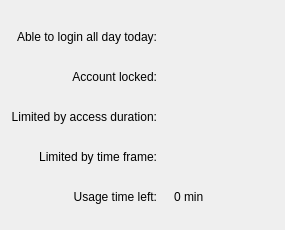
<?xml version="1.0" encoding="UTF-8"?>
<ui version="4.0">
 <class>Form</class>
 <widget class="QWidget" name="Form">
  <property name="geometry">
   <rect>
    <x>0</x>
    <y>0</y>
    <width>270</width>
    <height>230</height>
   </rect>
  </property>
  <property name="windowTitle">
   <string>Form</string>
  </property>
  <layout class="QGridLayout" name="gridLayout">
   <item row="0" column="0">
    <spacer name="verticalSpacer_2">
     <property name="orientation">
      <enum>Qt::Vertical</enum>
     </property>
     <property name="sizeType">
      <enum>QSizePolicy::Fixed</enum>
     </property>
     <property name="sizeHint" stdset="0">
      <size>
       <width>10</width>
       <height>14</height>
      </size>
     </property>
    </spacer>
   </item>
   <item row="1" column="0">
    <widget class="QLabel" name="lbAllDayLogin">
     <property name="minimumSize">
      <size>
       <width>0</width>
       <height>24</height>
      </size>
     </property>
     <property name="layoutDirection">
      <enum>Qt::RightToLeft</enum>
     </property>
     <property name="frameShape">
      <enum>QFrame::NoFrame</enum>
     </property>
     <property name="text">
      <string>Able to login all day today:</string>
     </property>
     <property name="alignment">
      <set>Qt::AlignRight|Qt::AlignTrailing|Qt::AlignVCenter</set>
     </property>
    </widget>
   </item>
   <item row="1" column="2">
    <widget class="KLed" name="ldAllDayLoginStatus"/>
   </item>
   <item row="4" column="0">
    <widget class="QLabel" name="lbLock">
     <property name="minimumSize">
      <size>
       <width>0</width>
       <height>24</height>
      </size>
     </property>
     <property name="layoutDirection">
      <enum>Qt::RightToLeft</enum>
     </property>
     <property name="text">
      <string>Account locked:</string>
     </property>
     <property name="alignment">
      <set>Qt::AlignRight|Qt::AlignTrailing|Qt::AlignVCenter</set>
     </property>
    </widget>
   </item>
   <item row="4" column="2">
    <widget class="KLed" name="ldLockStatus"/>
   </item>
   <item row="6" column="0">
    <widget class="QLabel" name="lbBound">
     <property name="minimumSize">
      <size>
       <width>0</width>
       <height>24</height>
      </size>
     </property>
     <property name="layoutDirection">
      <enum>Qt::RightToLeft</enum>
     </property>
     <property name="text">
      <string>Limited by access duration:</string>
     </property>
     <property name="alignment">
      <set>Qt::AlignRight|Qt::AlignTrailing|Qt::AlignVCenter</set>
     </property>
    </widget>
   </item>
   <item row="6" column="2">
    <widget class="KLed" name="ldLimitStatus">
     <property name="state">
      <enum>KLed::On</enum>
     </property>
    </widget>
   </item>
   <item row="8" column="0">
    <widget class="QLabel" name="lbLimit">
     <property name="minimumSize">
      <size>
       <width>0</width>
       <height>24</height>
      </size>
     </property>
     <property name="layoutDirection">
      <enum>Qt::RightToLeft</enum>
     </property>
     <property name="text">
      <string>Limited by time frame:</string>
     </property>
     <property name="alignment">
      <set>Qt::AlignRight|Qt::AlignTrailing|Qt::AlignVCenter</set>
     </property>
    </widget>
   </item>
   <item row="8" column="2">
    <widget class="KLed" name="ldBoundStatus"/>
   </item>
   <item row="10" column="0">
    <widget class="QLabel" name="lbTimeLeft">
     <property name="minimumSize">
      <size>
       <width>0</width>
       <height>24</height>
      </size>
     </property>
     <property name="layoutDirection">
      <enum>Qt::RightToLeft</enum>
     </property>
     <property name="text">
      <string>Usage time left:</string>
     </property>
     <property name="alignment">
      <set>Qt::AlignRight|Qt::AlignTrailing|Qt::AlignVCenter</set>
     </property>
    </widget>
   </item>
   <item row="10" column="2">
    <widget class="QLabel" name="lbTimeLeftStatus">
     <property name="minimumSize">
      <size>
       <width>100</width>
       <height>0</height>
      </size>
     </property>
     <property name="text">
      <string>0 min</string>
     </property>
    </widget>
   </item>
   <item row="11" column="0" colspan="3">
    <spacer name="verticalSpacer">
     <property name="orientation">
      <enum>Qt::Vertical</enum>
     </property>
     <property name="sizeHint" stdset="0">
      <size>
       <width>206</width>
       <height>71</height>
      </size>
     </property>
    </spacer>
   </item>
   <item row="3" column="0">
    <spacer name="verticalSpacer_3">
     <property name="orientation">
      <enum>Qt::Vertical</enum>
     </property>
     <property name="sizeType">
      <enum>QSizePolicy::Fixed</enum>
     </property>
     <property name="sizeHint" stdset="0">
      <size>
       <width>5</width>
       <height>10</height>
      </size>
     </property>
    </spacer>
   </item>
   <item row="5" column="0">
    <spacer name="verticalSpacer_4">
     <property name="orientation">
      <enum>Qt::Vertical</enum>
     </property>
     <property name="sizeType">
      <enum>QSizePolicy::Fixed</enum>
     </property>
     <property name="sizeHint" stdset="0">
      <size>
       <width>5</width>
       <height>10</height>
      </size>
     </property>
    </spacer>
   </item>
   <item row="7" column="0">
    <spacer name="verticalSpacer_5">
     <property name="orientation">
      <enum>Qt::Vertical</enum>
     </property>
     <property name="sizeType">
      <enum>QSizePolicy::Fixed</enum>
     </property>
     <property name="sizeHint" stdset="0">
      <size>
       <width>5</width>
       <height>10</height>
      </size>
     </property>
    </spacer>
   </item>
   <item row="9" column="0">
    <spacer name="verticalSpacer_6">
     <property name="orientation">
      <enum>Qt::Vertical</enum>
     </property>
     <property name="sizeType">
      <enum>QSizePolicy::Fixed</enum>
     </property>
     <property name="sizeHint" stdset="0">
      <size>
       <width>5</width>
       <height>10</height>
      </size>
     </property>
    </spacer>
   </item>
   <item row="8" column="1">
    <spacer name="horizontalSpacer">
     <property name="orientation">
      <enum>Qt::Horizontal</enum>
     </property>
     <property name="sizeType">
      <enum>QSizePolicy::Fixed</enum>
     </property>
     <property name="sizeHint" stdset="0">
      <size>
       <width>5</width>
       <height>5</height>
      </size>
     </property>
    </spacer>
   </item>
  </layout>
 </widget>
 <customwidgets>
  <customwidget>
   <class>KLed</class>
   <extends>QWidget</extends>
   <header>kled.h</header>
  </customwidget>
 </customwidgets>
 <resources/>
 <connections/>
</ui>
